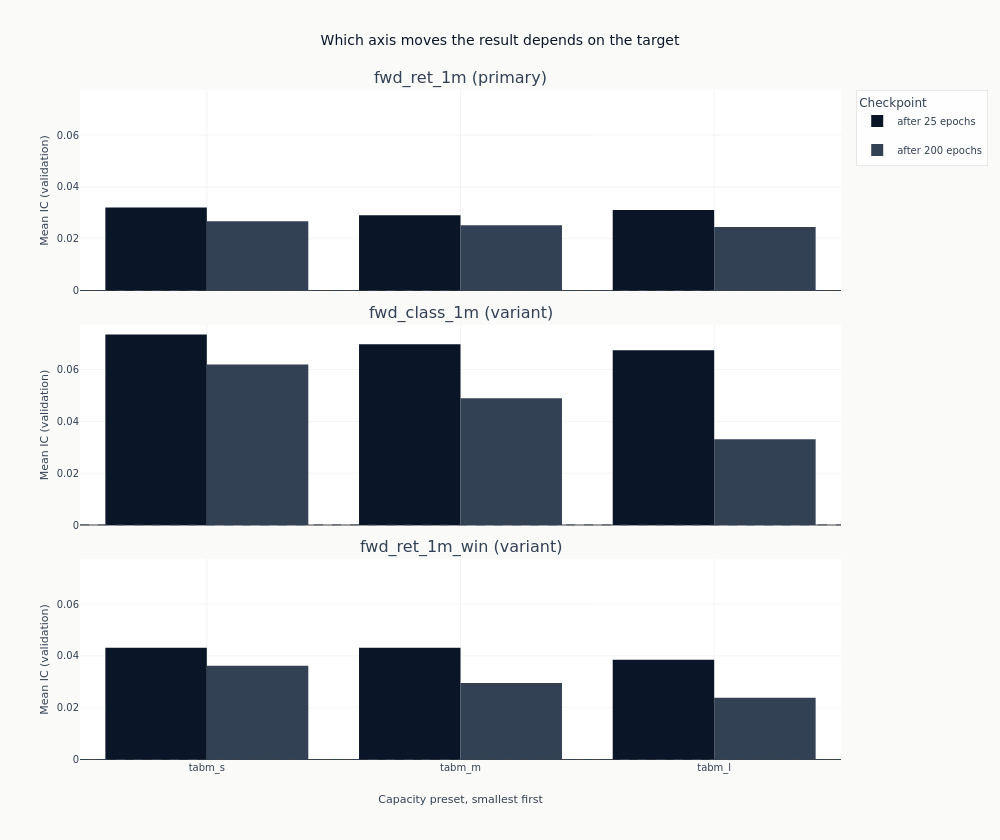

Notebook code for this chart:
### Markdown cell above
### Whether capacity is what separates them

The chart below drops the checkpoint dimension twice over, once at each end. The left bar of
each pair is a configuration's IC at its first checkpoint and the right bar is its IC at its
last, so every configuration is compared at the same two amounts of training and the gap between
the pair is what the remaining epochs bought. Comparing capacity at a stopping point chosen
after the fact would compare three configurations at three different training lengths.

### Code cell
edges = (
    curves.group_by("label", "config_name")
    .agg(
        first_ic=pl.col("ic_mean").sort_by("checkpoint_value").first(),
        last_ic=pl.col("ic_mean").sort_by("checkpoint_value").last(),
        first_checkpoint=pl.col("checkpoint_value").min(),
        last_checkpoint=pl.col("checkpoint_value").max(),
    )
    .sort("label", "config_name")
)
first_epoch = int(edges.get_column("first_checkpoint").max())
last_epoch = int(edges.get_column("last_checkpoint").max())

fig_capacity = make_subplots(
    rows=len(panel_labels),
    cols=1,
    shared_xaxes=True,
    vertical_spacing=0.05,
    subplot_titles=[
        f"{label} ({'primary' if label == primary else 'variant'})" for label in panel_labels
    ],
)
for row, label in enumerate(panel_labels, start=1):
    panel = edges.filter(pl.col("label") == label)
    order = [name for name in capacities if name in set(panel.get_column("config_name"))]
    panel = panel.with_columns(
        rank=pl.col("config_name").replace_strict(
            {name: index for index, name in enumerate(order)}, return_dtype=pl.Int32
        )
    ).sort("rank")
    for column, color, legend in (
        ("first_ic", COLORS["blue"], f"after {first_epoch} epochs"),
        ("last_ic", COLORS["neutral"], f"after {last_epoch} epochs"),
    ):
        fig_capacity.add_trace(
            go.Bar(
                x=panel.get_column("config_name").to_list(),
                y=panel.get_column(column).to_list(),
                marker_color=color,
                name=legend,
                legendgroup=legend,
                showlegend=row == 1,
            ),
            row=row,
            col=1,
        )
    fig_capacity.add_hline(
        y=0, line_width=1, line_dash="dash", line_color=COLORS["neutral"], row=row, col=1
    )
    fig_capacity.update_yaxes(title_text="Mean IC (validation)", row=row, col=1)
    if row > 1:
        fig_capacity.update_yaxes(matches="y", row=row, col=1)
fig_capacity.update_xaxes(
    title_text="Capacity preset, smallest first", row=len(panel_labels), col=1
)
fig_capacity.update_layout(
    title="Which axis moves the result depends on the target",
    height=280 * len(panel_labels),
    width=1000,
    margin=dict(t=90),
    barmode="group",
    legend=dict(title_text="Checkpoint"),
)
# Whether the gap within a pair beats the gap across presets is what the chart is for, and it
# differs by label, so the alt reads it rather than asserting one answer for all three.
within = (
    edges.with_columns(pair_gap=(pl.col("first_ic") - pl.col("last_ic")).abs())
    .group_by("label")
    .agg(
        median_pair_gap=pl.col("pair_gap").median(),
        across_presets=pl.col("last_ic").max() - pl.col("last_ic").min(),
    )
    .sort("label")
)
gap_text = "; ".join(
    f"{row['label']}: {'wider' if row['median_pair_gap'] > row['across_presets'] else 'narrower'}"
    for row in within.iter_rows(named=True)
)
show_plotly_with_alt(
    fig_capacity,
    "Grouped bar charts of mean validation information coefficient, one pair of bars per capacity "
    f"preset: dark navy for the first checkpoint at {first_epoch} epochs and neutral grey for the "
    f"last at {last_epoch}. One panel per label on one shared vertical scale, presets ordered "
    "smallest to largest, each panel carrying a dashed zero line. Counted from the frame, the "
    "median across presets of the gap between a preset's two bars, set against the spread across "
    f"presets at the last checkpoint, is {gap_text}. It is a median, so a single preset can run "
    "against the label's direction.",
)

### Figure 1 — Plotly figure (JSON) as saved in the notebook; plotly's stock layout.template omitted (floating-point values rounded to 4 significant figures)
{"data": [{"legendgroup": "after 25 epochs", "marker": {"color": "#0a1628"}, "name": "after 25 epochs", "showlegend": true, "type": "bar", "x": ["tabm_s", "tabm_m", "tabm_l"], "xaxis": "x", "y": [0.03201, 0.02905, 0.03111], "yaxis": "y"}, {"legendgroup": "after 200 epochs", "marker": {"color": "#334155"}, "name": "after 200 epochs", "showlegend": true, "type": "bar", "x": ["tabm_s", "tabm_m", "tabm_l"], "xaxis": "x", "y": [0.0267, 0.02523, 0.02456], "yaxis": "y"}, {"legendgroup": "after 25 epochs", "marker": {"color": "#0a1628"}, "name": "after 25 epochs", "showlegend": false, "type": "bar", "x": ["tabm_s", "tabm_m", "tabm_l"], "xaxis": "x2", "y": [0.07353, 0.06982, 0.06744], "yaxis": "y2"}, {"legendgroup": "after 200 epochs", "marker": {"color": "#334155"}, "name": "after 200 epochs", "showlegend": false, "type": "bar", "x": ["tabm_s", "tabm_m", "tabm_l"], "xaxis": "x2", "y": [0.06195, 0.04891, 0.0331], "yaxis": "y2"}, {"legendgroup": "after 25 epochs", "marker": {"color": "#0a1628"}, "name": "after 25 epochs", "showlegend": false, "type": "bar", "x": ["tabm_s", "tabm_m", "tabm_l"], "xaxis": "x3", "y": [0.04314, 0.04312, 0.0385], "yaxis": "y3"}, {"legendgroup": "after 200 epochs", "marker": {"color": "#334155"}, "name": "after 200 epochs", "showlegend": false, "type": "bar", "x": ["tabm_s", "tabm_m", "tabm_l"], "xaxis": "x3", "y": [0.03622, 0.02949, 0.02388], "yaxis": "y3"}], "layout": {"annotations": [{"font": {"size": 16}, "showarrow": false, "text": "fwd_ret_1m (primary)", "x": 0.5, "xanchor": "center", "xref": "paper", "y": 1.0, "yanchor": "bottom", "yref": "paper"}, {"font": {"size": 16}, "showarrow": false, "text": "fwd_class_1m (variant)", "x": 0.5, "xanchor": "center", "xref": "paper", "y": 0.65, "yanchor": "bottom", "yref": "paper"}, {"font": {"size": 16}, "showarrow": false, "text": "fwd_ret_1m_win (variant)", "x": 0.5, "xanchor": "center", "xref": "paper", "y": 0.3, "yanchor": "bottom", "yref": "paper"}], "barmode": "group", "height": 840, "legend": {"title": {"text": "Checkpoint"}}, "margin": {"t": 90}, "shapes": [{"line": {"color": "#334155", "dash": "dash", "width": 1}, "type": "line", "x0": 0, "x1": 1, "xref": "x domain", "y0": 0, "y1": 0, "yref": "y"}, {"line": {"color": "#334155", "dash": "dash", "width": 1}, "type": "line", "x0": 0, "x1": 1, "xref": "x2 domain", "y0": 0, "y1": 0, "yref": "y2"}, {"line": {"color": "#334155", "dash": "dash", "width": 1}, "type": "line", "x0": 0, "x1": 1, "xref": "x3 domain", "y0": 0, "y1": 0, "yref": "y3"}], "title": {"text": "Which axis moves the result depends on the target"}, "width": 1000, "xaxis": {"anchor": "y", "domain": [0.0, 1.0], "matches": "x3", "showticklabels": false}, "xaxis2": {"anchor": "y2", "domain": [0.0, 1.0], "matches": "x3", "showticklabels": false}, "xaxis3": {"anchor": "y3", "domain": [0.0, 1.0], "title": {"text": "Capacity preset, smallest first"}}, "yaxis": {"anchor": "x", "domain": [0.7, 1.0], "title": {"text": "Mean IC (validation)"}}, "yaxis2": {"anchor": "x2", "domain": [0.35, 0.65], "matches": "y", "title": {"text": "Mean IC (validation)"}}, "yaxis3": {"anchor": "x3", "domain": [0.0, 0.3], "matches": "y", "title": {"text": "Mean IC (validation)"}}}}
